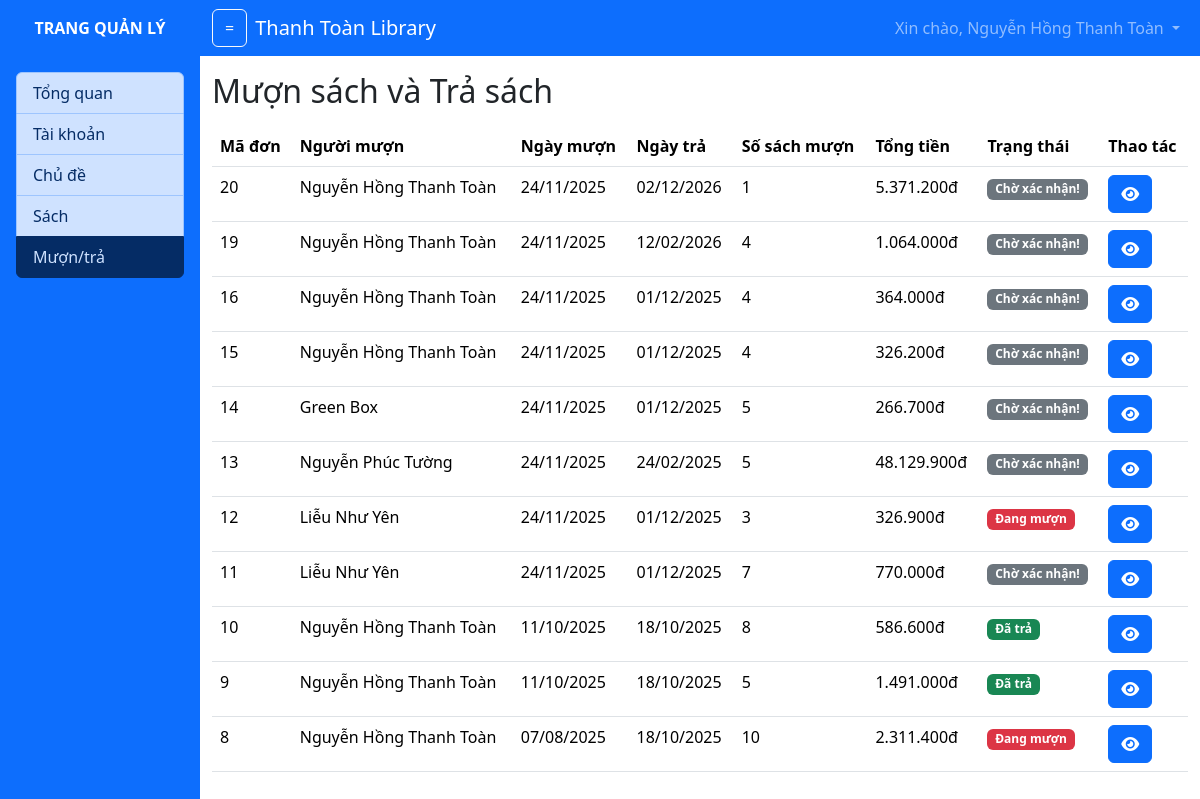
The app's page /admin.php?mod=book&act=order (signed in), older data.
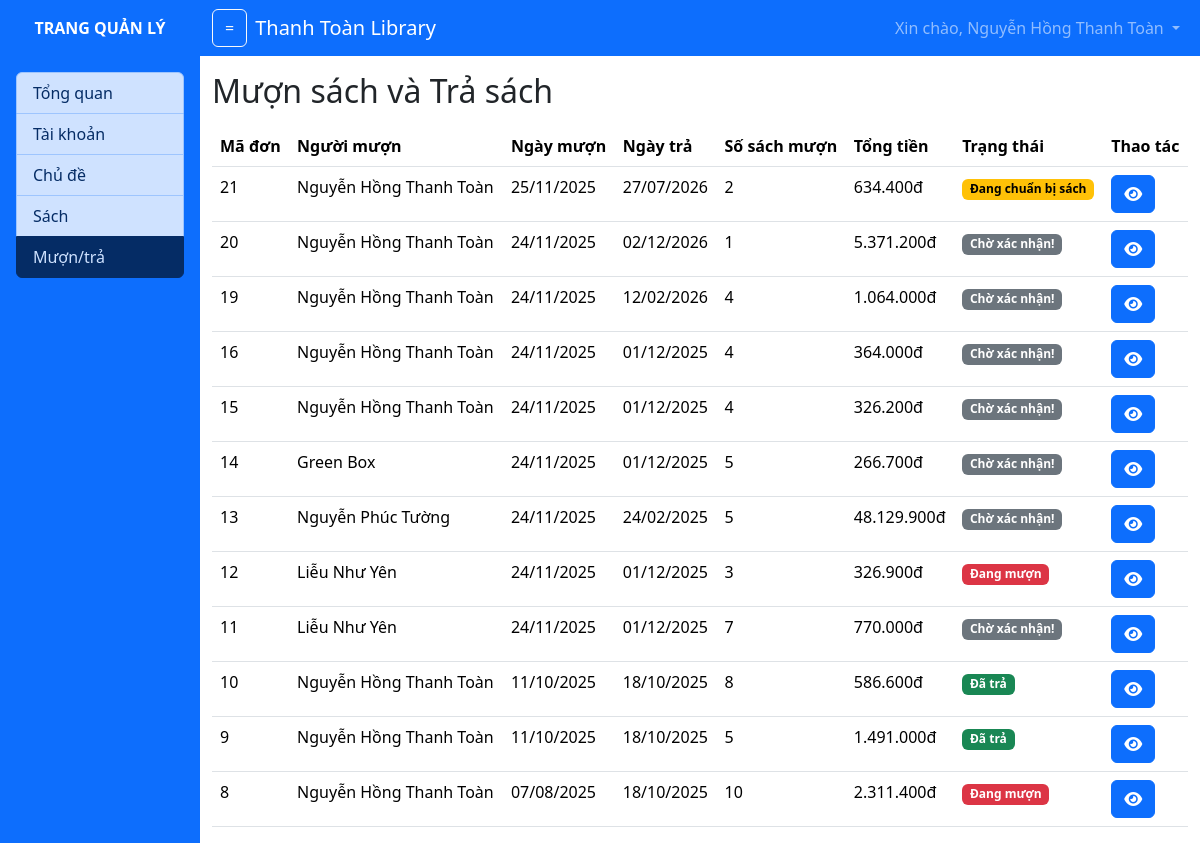
The same page, newer data.
### tables this page shows
CREATE TABLE `lichsu` (
  `MaLS` int(11) NOT NULL,
  `MaTK` int(11) NOT NULL,
  `NgayMuon` datetime NOT NULL,
  `NgayTra` datetime NOT NULL,
  `SoSachMuon` int(11) NOT NULL DEFAULT 0,
  `TongTien` int(11) NOT NULL DEFAULT 0,
  `TrangThai` set('gio-sach','chuan-bi','cho-giao','dang-muon','da-tra') NOT NULL DEFAULT 'gio-sach'
);

CREATE TABLE `taikhoan` (
  `MaTK` int(11) NOT NULL,
  `SoDienThoai` varchar(10) NOT NULL,
  `MatKhau` varchar(50) NOT NULL,
  `HoTen` varchar(50) NOT NULL,
  `HinhAnh` varchar(50) NOT NULL,
  `ViTien` int(11) NOT NULL DEFAULT 0,
  `Quyen` int(11) NOT NULL DEFAULT 0 COMMENT '0: bạn đọc, 1,2: quản lý',
  `TrangThai` tinyint(1) NOT NULL DEFAULT 1 COMMENT '1: hoạt động, 0: vô hiệu hóa',
  `NgayTao` datetime NOT NULL DEFAULT current_timestamp()
);

### models/pdo.php (called while the page is built, shortened)
<?php
function pdo_connect()
{
    $servername = "localhost";
    $database = "qlthuvien";
    $username = "root";
    $password = "";
    try {
        $conn = new PDO("mysql:host=$servername;dbname=$database;charset=utf8", $username, $password);
        $conn->setAttribute(PDO::ATTR_ERRMODE, PDO::ERRMODE_EXCEPTION);
        return $conn;
    } catch (PDOException $e) {
        echo "Kết nối CSDL thất bại: " . $e->getMessage();
    }
}
function pdo_getAll($sql)
{
    $sql_args = array_slice(func_get_args(), 1);
    try {
        $conn = pdo_connect();
        $stmt = $conn->prepare($sql);
        $stmt->execute($sql_args);
        $rows = $stmt->fetchAll();
        return $rows;
    } catch (PDOException $e) {
        throw $e;
    } finally {
        unset($conn);
    }
}

### models/m_history.php (called while the page is built, shortened)
<?php
include_once("models/pdo.php");
function history_getAll()
{
    $sql = "SELECT ls.*, tk.HoTen, tk.SoDienThoai
            FROM lichsu ls INNER JOIN taikhoan tk ON ls.MaTK = tk.MaTK ORDER BY ls.NgayMuon DESC";
    return pdo_getAll($sql);
}

### views/v_admin_book_order.php (the view, shortened to what this page needs)
<h2 class="my-3">Mượn sách và Trả sách</h2>
<table class="table">
    <thead>
        <tr>
            <th>Mã đơn</th>
            <th>Người mượn</th>
            <th>Ngày mượn</th>
            <th>Ngày trả</th>
            <th>Số sách mượn</th>
            <th>Tổng tiền</th>
            <th>Trạng thái</th>
            <th>Thao tác</th>
        </tr>
    </thead>
    <tbody>
        <?php foreach ($historyList as $his): ?>
            <tr>
                <td><?= $his['MaLS'] ?></td>
                <td><?= $his['HoTen'] ?></td>
                <td><?= date('d/m/Y', strtotime($his['NgayMuon'])) ?></td>
                <td><?= date('d/m/Y', strtotime($his['NgayTra'])) ?></td>
                <td><?= $his['SoSachMuon'] ?></td>
                <td><?= number_format($his['TongTien'], 0, ',', '.') ?>đ</td>
                <td>
                    <?php switch ($his['TrangThai']) {
                        case 'gio-sach':
                            echo '<span class="badge text-bg-secondary">Chờ xác nhận!</span>';
                            break;
                        case 'chuan-bi':
                            echo '<span class="badge text-bg-warning">Đang chuẩn bị sách</span>';
                            break;
                        case 'dang-muon':
                            echo '<span class="badge text-bg-danger">Đang mượn</span>';
                            break;
                        case 'da-tra':
                            echo '<span class="badge text-bg-success">Đã trả</span>';
                            break;
                    }
                    ?>
                </td>
                <td>
                    <a href="admin.php?mod=book&act=orderDetail&id=<?= $his['MaLS'] ?>" class="btn btn-primary">
                        <i class="fa-solid fa-eye"></i>
                    </a>
                </td>
            </tr>
        <?php endforeach; ?>
    </tbody>
</table>

### admin.php (shortened to what this page needs)
<?php
$baseUrl = "http://localhost/qlthuvien/";
if (isset($_GET['mod'])) {
    switch ($_GET['mod']) {
        case 'book':
            include_once("controllers/c_admin_book.php");
            break;
    }
} else {
    header("Location: ?mod=page&act=home");
}

### controllers/c_admin_book.php (shortened to what this page needs)
<?php
if (isset($_GET['act'])) {
    switch ($_GET['act']) {
        case 'order':
            include_once("models/m_history.php");
            $historyList = history_getAll();
            include_once("views/v_admin_header.php");
            include_once("views/v_admin_book_order.php");
            include_once("views/v_admin_footer.php");
            break;
    }
} else {
    header("Location: ?mod=page&act=home");
}

### views/v_admin_header.php (shortened to what this page needs)
<!DOCTYPE html>
<html lang="en">
<head>
    <link rel="stylesheet" href="<?= $baseUrl ?>Library_Template/bootstrap-5.3.2-dist/css/bootstrap.min.css">
</head>
<body>
    <div class="container-fluid">
        <div class="row">
            <div class="col-md-2 p-0 bg-primary collapse collapse-horizontal show" style="min-height:100vh"
                id="openMenu">
                <strong class="text-center d-block p-3 text-white">TRANG QUẢN LÝ</strong>
                <div class="list-group list-group-item-primary m-3">
                    <a href="admin.php?mod=page&act=dashboard"
                        class="list-group-item list-group-item-action <?= ($_GET['mod'] == 'page' ? "active" : "") ?>"
                        aria-current="true">
                        Tổng quan
                    </a>
                    <a href="admin.php?mod=user&act=list"
                        class="list-group-item list-group-item-action <?= ($_GET['mod'] == 'user' ? "active" : "") ?>">Tài
                        khoản</a>
                    <a href="admin.php?mod=subject&act=list"
                        class="list-group-item list-group-item-action <?= ($_GET['mod'] == 'subject' ? "active" : "") ?>">Chủ
                        đề</a>
                    <a href="admin.php?mod=book&act=list"
                        class="list-group-item list-group-item-action <?= ($_GET['mod'] == 'book' && $_GET['act'] == 'list') ? "active" : "" ?>">Sách</a>
                    <a href="admin.php?mod=book&act=order"
                        class="list-group-item list-group-item-action <?= ($_GET['mod'] == 'book' && $_GET['act'] == 'order') ? "active" : "" ?>">Mượn/trả</a>
                </div>
            </div>
            <div class="col-md p-0">
                <nav class="navbar navbar-expand-lg bg-primary" data-bs-theme="dark">
                    <div class="container-fluid">
                        <button class="btn btn-outline-light me-2" type="button" data-bs-toggle="collapse"
                            data-bs-target="#openMenu" aria-expanded="false" aria-controls="openMenu">
                            =
                        </button>
                        <a class="navbar-brand" href="admin.php?mod=page&act=dashboard">Thanh Toàn Library</a>
                        <div class="collapse navbar-collapse" id="navbarSupportedContent">
                            <ul class="navbar-nav ms-auto mb-2 mb-lg-0">
                                <li class="nav-item dropdown">
                                    <a class="nav-link dropdown-toggle" href="#" role="button" data-bs-toggle="dropdown"
                                        aria-expanded="false">
                                        Xin chào, <?= $_SESSION['user']['HoTen'] ?>
                                    </a>
                                </li>
                            </ul>
                        </div>
                    </div>
                </nav>
                <div class="container">

### views/v_admin_footer.php (shortened to what this page needs)
</div>
</div>
</div>
</div>
</body>
</html>

Row changes from the older to the newer data that the page shows:
added lichsu: MaLS "21", MaTK.HoTen "Nguyễn Hồng Thanh Toàn", NgayMuon "25/11/2025", NgayTra "27/07/2026", SoSachMuon "2", TongTien "634.400", TrangThai "Đang chuẩn bị sách"
